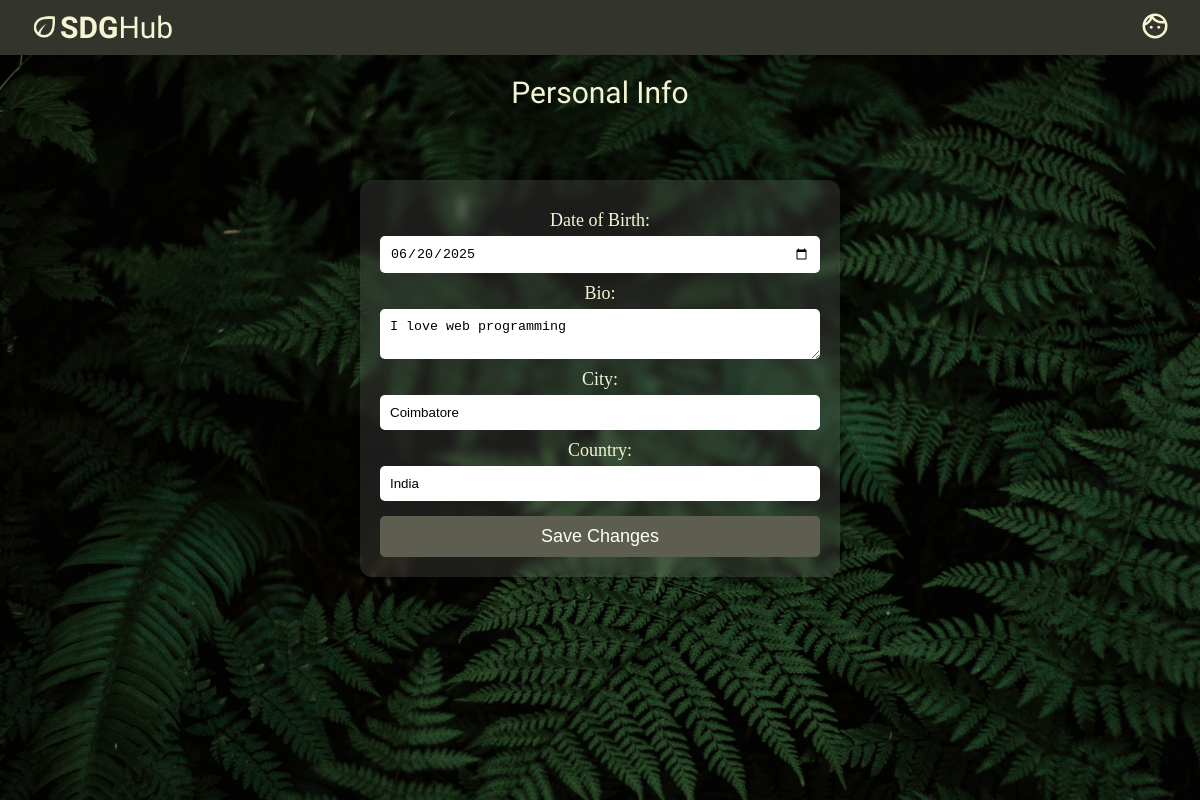
Before: /sdgapp/settings/ (signed in) with the older database file.
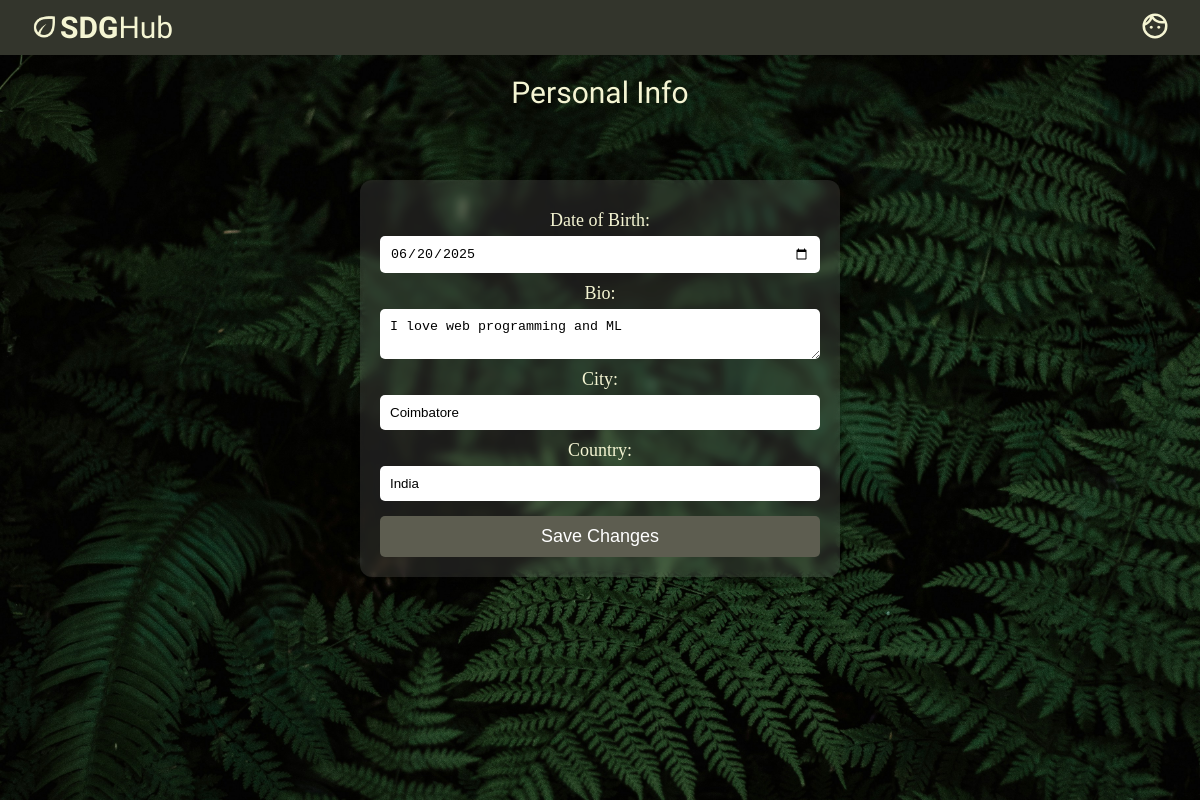
After: the same page with the newer database file.
### sdgapp/models.py (models this page shows, shortened)
class UserProfile(models.Model):
    user = models.ForeignKey(User, on_delete=models.CASCADE)
    dob = models.DateField(null=True,blank=True)
    bio = models.TextField(default="")
    city = models.TextField(default="")
    country = models.TextField(default="")
    funds_donated = models.PositiveIntegerField(default=0)

### sdgapp/views.py (the view, shortened to what this page needs)
# urls.py: path('settings/',views.Settings,name='settings'),
@login_required
def Settings(request):
    user_profile = UserProfile.objects.filter(user=request.user).first()
    context = {
        'dob': user_profile.dob.strftime('%Y-%m-%d') if user_profile and user_profile.dob else '',
        'bio': user_profile.bio if user_profile else '',
        'city': user_profile.city if user_profile else '',
        'country': user_profile.country if user_profile else '',
    }
    return render(request, 'settings.html', context)

### templates/settings.html (shortened to what this page needs)
<!DOCTYPE html>
<html lang="en">
<head>
    {% load static %}
    <link rel="stylesheet" href="{% static "css/db.css" %}">
    <link rel="stylesheet" href="{% static "css/goal17.css" %}">
        <link rel="stylesheet" href="{% static "css/settings.css" %}">
</head>
<body>
    <nav>
        <ul>
            <li><img id="icon" src="{% static "media/leaf.png" %}"></li>
            <li class="main"><a href="{% url "sdgapp:dashboard" %}"><span
                        style="font-family: 'Alumni Sans Pinstripe', serif; font-weight: 600;">SDG</span>Hub</a></li>
        </ul>
        <div class="other_resources">
            <ul class="links">
                <li><img class="profile" src="{% static "media/face_24dp_F5F5D3_FILL0_wght400_GRAD0_opsz24.svg" %}"></li>
            </ul>
        </div>
    </nav>
    <div class="wrapper" style="background-image: url('{% static 'media/priscilla-du-preez-6gWMviz-vSo-unsplash.jpg' %}');">
        <div class="welcome">Personal Info</div>
        <div class="settings-container">
            <form class="settings-form" method="POST">
                <label for="dob">Date of Birth:</label>
                <input type="date" id="dob" name="dob" value="{{ dob }}">
                <label for="bio">Bio:</label>
                <textarea id="bio" name="bio" placeholder="Tell us about yourself">{{ bio }}</textarea>
                <label for="city">City:</label>
                <input type="text" id="city" name="city" placeholder="Enter your city" value="{{ city }}">
                <label for="country">Country:</label>
                <input type="text" id="country" name="country" placeholder="Enter your country" value="{{ country }}">
                <button type="submit">Save Changes</button>
            </form>
        </div>
    </div>
</body>
</html>

Changed rows visible on the page:
changed UserProfile "Coimbatore": bio "I love web programming" → "I love web programming and ML"
